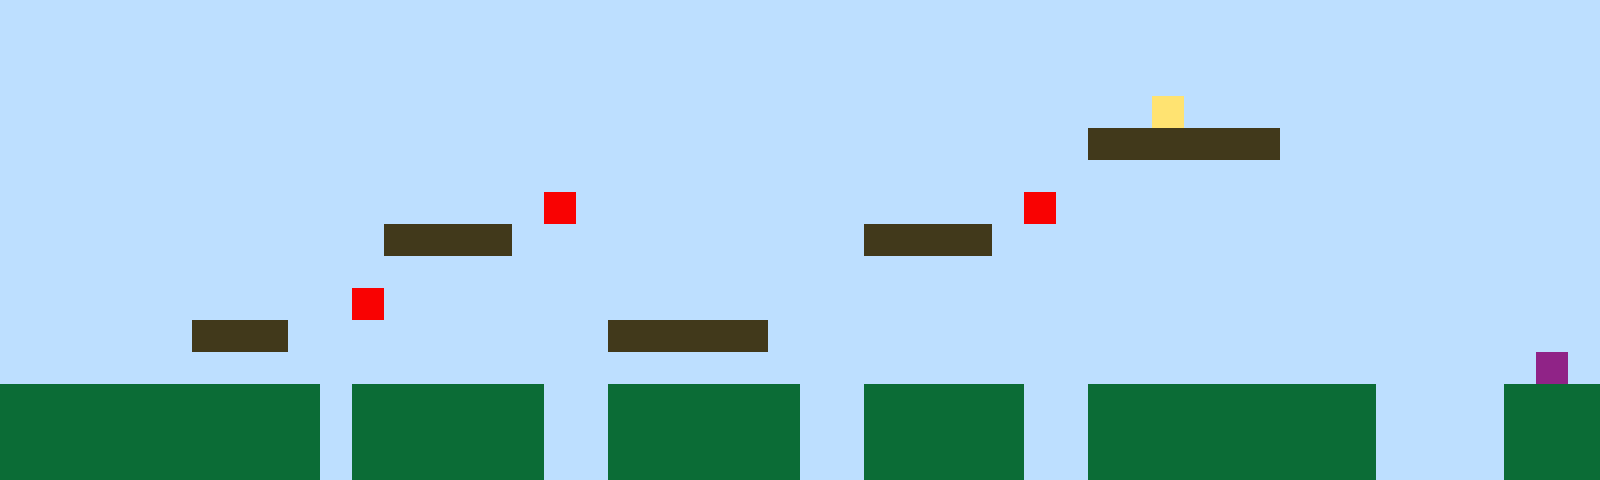

The image is a tile-based game level rendered from a .tmx file. Its description and complete source (layers, tilesets, objects, tile grids) follow:
An orthogonal 50x15 tile map with 32x32 px tiles, 1 tile layer (Tile Layer 1).

<map version="1.10" tiledversion="1.11.2" orientation="orthogonal" renderorder="right-up" width="50" height="15" tilewidth="32" tileheight="32" infinite="0" nextlayerid="2" nextobjectid="1"><editorsettings><export target="map1.csv" format="csv" /></editorsettings><tileset firstgid="1" name="sprites" tilewidth="32" tileheight="32" tilecount="6" columns="3"><image source="sprites.png" width="96" height="64" /></tileset><layer id="1" name="Tile Layer 1" width="50" height="15"><data encoding="csv">1,1,1,1,1,1,1,1,1,1,1,1,1,1,1,1,1,1,1,1,1,1,1,1,1,1,1,1,1,1,1,1,1,1,1,1,1,1,1,1,1,1,1,1,1,1,1,1,1,1,1,1,1,1,1,1,1,1,1,1,1,1,1,1,1,1,1,1,1,1,1,1,1,1,1,1,1,1,1,1,1,1,1,1,1,1,1,1,1,1,1,1,1,1,1,1,1,1,1,1,1,1,1,1,1,1,1,1,1,1,1,1,1,1,1,1,1,1,1,1,1,1,1,1,1,1,1,1,1,1,1,1,1,1,1,1,1,1,1,1,1,1,1,1,1,1,1,1,1,1,1,1,1,1,1,1,1,1,1,1,1,1,1,1,1,1,1,1,1,1,1,1,1,1,1,1,1,1,1,1,1,1,1,1,1,1,4,1,1,1,1,1,1,1,1,1,1,1,1,1,1,1,1,1,1,1,1,1,1,1,1,1,1,1,1,1,1,1,1,1,1,1,1,1,1,1,1,1,1,1,1,1,1,1,3,3,3,3,3,3,1,1,1,1,1,1,1,1,1,1,1,1,1,1,1,1,1,1,1,1,1,1,1,1,1,1,1,1,1,1,1,1,1,1,1,1,1,1,1,1,1,1,1,1,1,1,1,1,1,1,1,1,1,1,1,1,1,1,1,1,1,1,1,1,1,1,1,1,1,1,1,1,1,1,1,1,1,5,1,1,1,1,1,1,1,1,1,1,1,1,1,1,5,1,1,1,1,1,1,1,1,1,1,1,1,1,1,1,1,1,1,1,1,1,1,1,1,1,1,1,1,1,3,3,3,3,1,1,1,1,1,1,1,1,1,1,1,3,3,3,3,1,1,1,1,1,1,1,1,1,1,1,1,1,1,1,1,1,1,1,1,1,1,1,1,1,1,1,1,1,1,1,1,1,1,1,1,1,1,1,1,1,1,1,1,1,1,1,1,1,1,1,1,1,1,1,1,1,1,1,1,1,1,1,1,1,1,1,1,1,1,1,1,1,1,1,1,1,1,1,1,5,1,1,1,1,1,1,1,1,1,1,1,1,1,1,1,1,1,1,1,1,1,1,1,1,1,1,1,1,1,1,1,1,1,1,1,1,1,1,1,1,1,1,1,1,3,3,3,1,1,1,1,1,1,1,1,1,1,3,3,3,3,3,1,1,1,1,1,1,1,1,1,1,1,1,1,1,1,1,1,1,1,1,1,1,1,1,1,1,1,1,1,1,1,1,1,1,1,1,1,1,1,1,1,1,1,1,1,1,1,1,1,1,1,1,1,1,1,1,1,1,1,1,1,1,1,1,1,1,1,1,1,1,1,1,1,1,6,1,2,2,2,2,2,2,2,2,2,2,1,2,2,2,2,2,2,1,1,2,2,2,2,2,2,1,1,2,2,2,2,2,1,1,2,2,2,2,2,2,2,2,2,1,1,1,1,2,2,2,2,2,2,2,2,2,2,2,2,2,1,2,2,2,2,2,2,1,1,2,2,2,2,2,2,1,1,2,2,2,2,2,1,1,2,2,2,2,2,2,2,2,2,1,1,1,1,2,2,2,2,2,2,2,2,2,2,2,2,2,1,2,2,2,2,2,2,1,1,2,2,2,2,2,2,1,1,2,2,2,2,2,1,1,2,2,2,2,2,2,2,2,2,1,1,1,1,2,2,2</data></layer></map>
